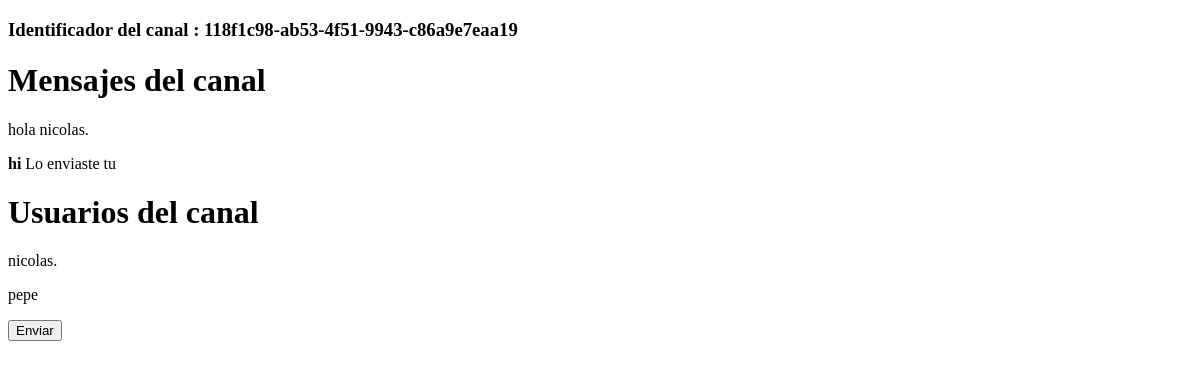
The app's page /AppMensajes/ms/nicolas. (signed in), older data.
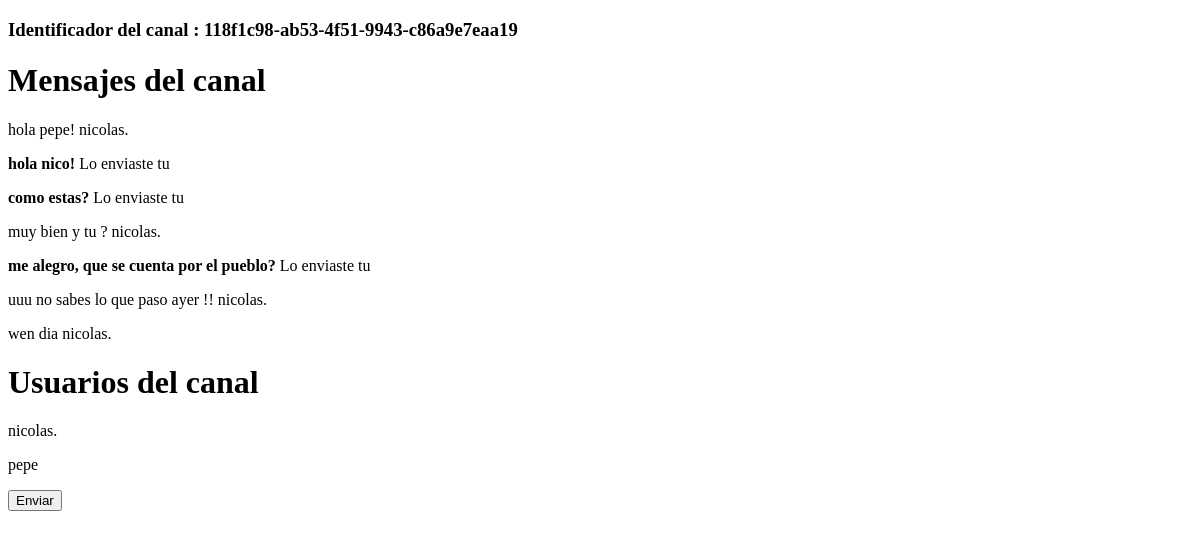
The same page, newer data.
### AppMensajes/models.py (models this page shows)
class ModelBase(models.Model):
    id = models.UUIDField(default=uuid.uuid4, primary_key=True, db_index=True, editable=False)
    tiempo = models.DateTimeField(auto_now_add=True)
    actualizar = models.DateTimeField(auto_now=True)
    class Meta:
        abstract = True

class CanalMensaje(ModelBase):
    canal = models.ForeignKey("canal", on_delete=models.CASCADE)
    usuarioo = models.ForeignKey(User, on_delete=models.CASCADE)
    texto = models.TextField()

class CanalUsuario(ModelBase):
    canal = models.ForeignKey("canal", null=True, on_delete=models.SET_NULL)
    usuario = models.ForeignKey(User, on_delete=models.CASCADE)

### AppMensajes/views.py (the view)
# urls.py: path("ms/<str:username>", DetailMs.as_view(), name= "detailms"),
class DetailMs(LoginRequiredMixin, DetailView):
    template_name= 'AppMensajes/canal_detail.html'
    def get_object(self, *args, **kwargs):
        username = self.kwargs.get("username")
        mi_username = self.request.user.username
        canal, _ = Canal.objects.obtener_o_crear_canal_ms(mi_username, username)
        if username == mi_username:
            mi_canal, _ = Canal.objects.obtener_0_crear_canal_usuario_actual(self.request.user)
            return mi_canal
        if canal == None:
            raise Http404
        return canal

### AppMensajes/models.py (called while the page is built, shortened)
    def solo_dos(self):
        return self.annotate(num_usuarios= Count("usuarios")).filter(num_usuarios=2)

    def filtrar_por_username(self, username):
        return self.filter(canalusuario__usuario__username=username)

    def get_queryset(self, *args, **kwargs):
        return CanalQuerySet(self.model, using=self._db)

    def filtrar_ms_por_privado(self, username_a, username_b):
        return self.get_queryset().solo_dos().filtrar_por_username(username_a).filtrar_por_username(username_b)

    def obtener_o_crear_canal_ms(self, username_a, username_b):
        qs = self.filtrar_ms_por_privado(username_a, username_b)
        if qs.exists():
            return qs.order_by("tiempo").first(), False

### template/AppMensajes/canal_detail.html (shortened to what this page needs)
{% extends 'base.html' %}
{% block contenedor %}
    <h3>Identificador del canal : {{object.id}}</h3>
    <h1>Mensajes del canal</h1>
    <div id="contenedor_ms">
    {% for mensaje in object.canalmensaje_set.all %}
            {% if request.user == mensaje.usuarioo %}
                <p>
                    <strong>
                        {{mensaje.texto}}
                    </strong>
                    <span>
                        Lo enviaste tu
                    </span>
                </p>
            {% else %}
                <p>
                    {{mensaje.texto}}
                    <span>
                        {{mensaje.usuarioo}}
                    </span>
                </p>
            {% endif %}
    {% endfor %}
    </div>
    <h1>Usuarios del canal</h1>
    {% for usuarios in object.canalusuario_set.all %}
            <p>
                {{usuarios.usuario}}
            </p>
    {% endfor %}
    <form id="form_submit" action="{{ request.path }}" method="POST">
        <button type="submit">
            Enviar
        </button>
    </form>
{% endblock %}

Row changes from the older to the newer data that the page shows:
removed CanalMensaje: texto "hola", usuarioo "nicolas."
removed CanalMensaje: texto "hi"
added CanalMensaje: texto "hola pepe!", usuarioo "nicolas."
added CanalMensaje: texto "hola nico!"
added CanalMensaje: texto "como estas?"
added CanalMensaje: texto "muy bien y tu ?", usuarioo "nicolas."
added CanalMensaje: texto "me alegro, que se cuenta por el pueblo?"
added CanalMensaje: texto "uuu no sabes lo que paso ayer !!", usuarioo "nicolas."
added CanalMensaje: texto "wen dia", usuarioo "nicolas."
